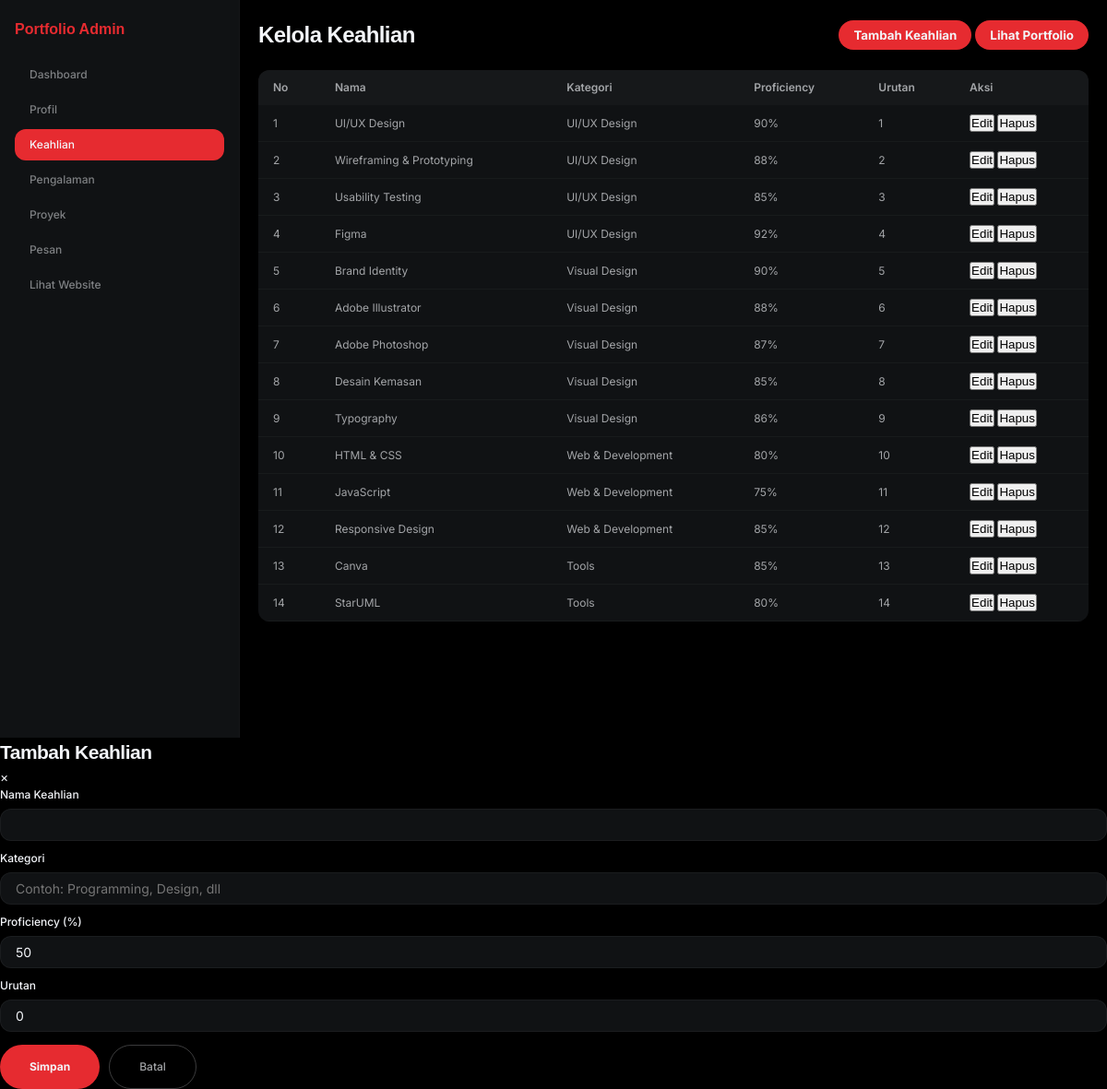
Page /admin/skills (signed in) on the committed database.
### models.py (models this page shows)
class Skill(db.Model):
    __tablename__ = 'skills'
    id = db.Column(db.Integer, primary_key=True)
    name = db.Column(db.String(50), nullable=False)
    category = db.Column(db.String(50))
    proficiency = db.Column(db.Integer)  # 1-100
    icon = db.Column(db.String(50))
    order = db.Column(db.Integer, default=0)
    created_at = db.Column(db.DateTime, default=datetime.utcnow)

### routes/admin_routes.py (the view)
@bp.route('/skills')
@login_required
def list_skills():
    skills = Skill.query.order_by(Skill.order).all()
    return render_template('admin/skills.html', skills=skills)

### routes/admin_routes.py (called while the page is built)
def login_required(f):
    @wraps(f)
    def decorated_function(*args, **kwargs):
        if not session.get('logged_in'):
            return redirect(url_for('login'))
        return f(*args, **kwargs)
    return decorated_function

### templates/admin/skills.html (shortened to what this page needs)
<!DOCTYPE html>
<html lang="id">
<head>
    <link rel="stylesheet" href="{{ url_for('static', filename='css/style.css') }}">
</head>
<body>
    <div class="admin-container">
        <aside class="admin-sidebar">
            <div class="sidebar-brand">Portfolio Admin</div>
            <nav class="sidebar-nav">
                <a href="/admin">Dashboard</a>
                <a href="/admin/profile">Profil</a>
                <a href="/admin/skills" class="active">Keahlian</a>
                <a href="/admin/experiences">Pengalaman</a>
                <a href="/admin/projects">Proyek</a>
                <a href="/admin/contacts">Pesan</a>
                <a href="/">Lihat Website</a>
            </nav>
        </aside>
        <main class="admin-main">
            <header class="admin-header">
                <h1>Kelola Keahlian</h1>
                <div class="admin-actions">
                    <button onclick="openAddModal()">Tambah Keahlian</button>
                    <button onclick="window.location.href='/'">Lihat Portfolio</button>
                </div>
            </header>
            <div class="admin-card">
                <table class="admin-table">
                    <thead>
                        <tr>
                            <th>No</th>
                            <th>Nama</th>
                            <th>Kategori</th>
                            <th>Proficiency</th>
                            <th>Urutan</th>
                            <th>Aksi</th>
                        </tr>
                    </thead>
                    <tbody>
                        {% for skill in skills %}
                        <tr>
                            <td>{{ loop.index }}</td>
                            <td>{{ skill.name }}</td>
                            <td>{{ skill.category or '-' }}</td>
                            <td>
                                <div class="skill-bar-mini">
                                    <span>{{ skill.proficiency }}%</span>
                                </div>
                            </td>
                            <td>{{ skill.order }}</td>
                            <td>
                                <button class="btn-edit" onclick="editSkill({{ skill.id }})">Edit</button>
                                <button class="btn-delete" onclick="deleteSkill({{ skill.id }})">Hapus</button>
                            </td>
                        </tr>
                        {% endfor %}
                    </tbody>
                </table>
            </div>
        </main>
    </div>
    <div id="skillModal" class="modal">
        <div class="modal-content">
            <div class="modal-header">
                <h2 id="modalTitle">Tambah Keahlian</h2>
                <span class="modal-close" onclick="closeModal()">&times;</span>
            </div>
            <form id="skillForm" class="admin-form">
                <div class="form-group">
                    <label for="skillName">Nama Keahlian</label>
                    <input type="text" id="skillName" required>
                </div>
                <div class="form-group">
                    <label for="skillCategory">Kategori</label>
                    <input type="text" id="skillCategory" placeholder="Contoh: Programming, Design, dll">
                </div>
                <div class="form-group">
                    <label for="skillProficiency">Proficiency (%)</label>
                    <input type="number" id="skillProficiency" min="0" max="100" value="50" required>
                </div>
                <div class="form-group">
                    <label for="skillOrder">Urutan</label>
                    <input type="number" id="skillOrder" min="0" value="0">
                </div>
                <div class="form-actions">
                    <button type="submit" class="btn-primary">Simpan</button>
                    <button type="button" class="btn-secondary" onclick="closeModal()">Batal</button>
                </div>
            </form>
        </div>
    </div>
</body>
</html>

### rows in the picture
Skill: name "UI/UX Design", category "UI/UX Design", proficiency "90", order "1"
Skill: name "Wireframing & Prototyping", category "UI/UX Design", proficiency "88", order "2"
Skill: name "Usability Testing", category "UI/UX Design", proficiency "85", order "3"
Skill: name "Figma", category "UI/UX Design", proficiency "92", order "4"
Skill: name "Brand Identity", category "Visual Design", proficiency "90", order "5"
Skill: name "Adobe Illustrator", category "Visual Design", proficiency "88", order "6"
Skill: name "Adobe Photoshop", category "Visual Design", proficiency "87", order "7"
Skill: name "Desain Kemasan", category "Visual Design", proficiency "85", order "8"
Skill: name "Typography", category "Visual Design", proficiency "86", order "9"
Skill: name "HTML & CSS", category "Web & Development", proficiency "80", order "10"
Skill: name "JavaScript", category "Web & Development", proficiency "75", order "11"
Skill: name "Responsive Design", category "Web & Development", proficiency "85", order "12"
Skill: name "Canva", category "Tools", proficiency "85", order "13"
Skill: name "StarUML", category "Tools", proficiency "80", order "14"
